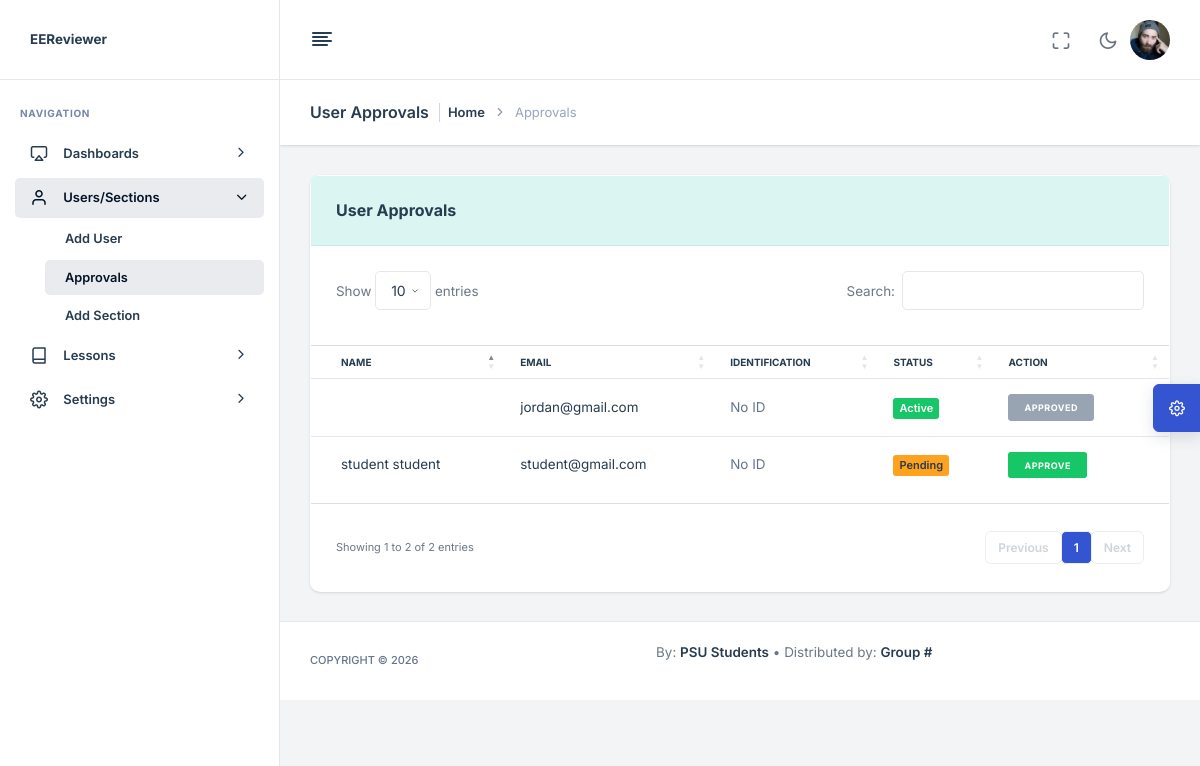
Page /pages/admin/approval.php (signed in) on the committed database.
### tables this page shows
CREATE TABLE `tbl_users` (
  `id` int(11) NOT NULL,
  `last_name` varchar(20) DEFAULT NULL,
  `first_name` varchar(20) DEFAULT NULL,
  `middle_name` varchar(20) DEFAULT NULL,
  `email` varchar(50) DEFAULT NULL,
  `password` varchar(50) DEFAULT NULL,
  `is_superuser` tinyint(1) DEFAULT NULL,
  `usertypes_id` int(11) DEFAULT NULL,
  `year_level` enum('1','2','3','4','graduate','Graduate') DEFAULT NULL,
  `sections_id` int(11) DEFAULT NULL,
  `academicyears_id` int(11) DEFAULT NULL,
  `image_path` varchar(250) DEFAULT NULL,
  `is_active` tinyint(1) NOT NULL,
  `auth_path` varchar(255) DEFAULT NULL
);

### pages/admin/approval.php (the view, shortened to what this page needs)
<!DOCTYPE html>
<html lang="zxx">
<head>
    <?php include "includes/css_scripts_head.php"; ?>
</head>
<body>
    <?php include "includes/sidebar.php"; ?>
    <?php include "includes/header.php"; ?>
    <main class="nxl-container">
        <div class="nxl-content">
            <div class="page-header">
                <div class="page-header-left d-flex align-items-center">
                    <div class="page-header-title">
                        <h5 class="m-b-10">User Approvals</h5>
                    </div>
                    <ul class="breadcrumb">
                        <li class="breadcrumb-item"><a href="index.html">Home</a></li>
                        <li class="breadcrumb-item">Approvals</li>
                    </ul>
                </div>
            </div>
            <div class="main-content">
                <div class="row">
                    <div class="col-lg-12">
                        <div class="card stretch stretch-full">
                            <div class="card-header bg-soft-info border-soft-info text-info d-flex align-items-center justify-content-between">
                                    <h5 class="card-title mb-0">User Approvals</h5>
                                </div>
                            <div class="card-body p-0">
                                <div class="table-responsive">
                                    <table id="myTable" class="table table-hover mb-0">
                                        <thead>
                                                <tr>
                                                    <th>Name</th>
                                                    <th>Email</th>
                                                    <th>Identification</th>
                                                    <th>Status</th>
                                                    <th>Action</th>
                                                </tr>
                                        </thead>
                                        <tbody>
                                                <?php
                                                $uq = "SELECT id, first_name, last_name, email, auth_path, is_active FROM tbl_users ORDER BY is_active DESC, id DESC";
                                                $ures = mysqli_query($conn, $uq);
                                                if ($ures && mysqli_num_rows($ures) > 0) {
                                                    while ($u = mysqli_fetch_assoc($ures)) {
                                                        $name = trim(($u['first_name'] ?? '') . ' ' . ($u['last_name'] ?? ''));
                                                        ?>
                                                        <tr>
                                                            <td><?php echo htmlspecialchars($name); ?></td>
                                                            <td><?php echo htmlspecialchars($u['email'] ?? ''); ?></td>
                                                            <td>
                                                                <?php if (!empty($u['auth_path'])): ?>
                                                                    <img src="<?php echo htmlspecialchars($u['auth_path']); ?>" alt="ID" style="height:60px;object-fit:cover;border-radius:4px;">
                                                                <?php else: ?>
                                                                    <span class="text-muted">No ID</span>
                                                                <?php endif; ?>
                                                            </td>
                                                            <td>
                                                                <?php
                                                                $is_active = isset($u['is_active']) ? (int)$u['is_active'] : 0;
                                                                if ($is_active === 1) {
                                                                    echo '<span class="badge bg-success">Active</span>';
                                                                } else {
                                                                    echo '<span class="badge bg-warning text-dark">Pending</span>';
                                                                }
                                                                ?>
                                                            </td>
                                                            <td>
                                                                <?php if ($is_active === 0): ?>
                                                                    <form method="post" style="display:inline-block;">
                                                                        <button type="submit" name="approve_user" class="btn btn-success btn-sm">Approve</button>
                                                                    </form>
                                                                <?php else: ?>
                                                                    <button class="btn btn-secondary btn-sm" disabled>Approved</button>
                                                                <?php endif; ?>
                                                            </td>
                                                        </tr>
                                                        <?php
                                                    }
                                                } else {
                                                    echo '<tr><td colspan="5">No pending approvals.</td></tr>';
                                                }
                                                ?>
                                        </tbody>
                                    </table>
                                </div>
                            </div>
                        </div>
                    </div>
                </div>
            </div>
        </div>
        <?php include "includes/footer.php"; ?>
    </main>
    <?php include "includes/customizer2.php"; ?>
</body>
</html>

### rows in the picture
tbl_users: email "jordan@gmail.com", shows "No ID", is_active "Active"
tbl_users: name "student student", email "student@gmail.com", shows "No ID", is_active "Pending"
